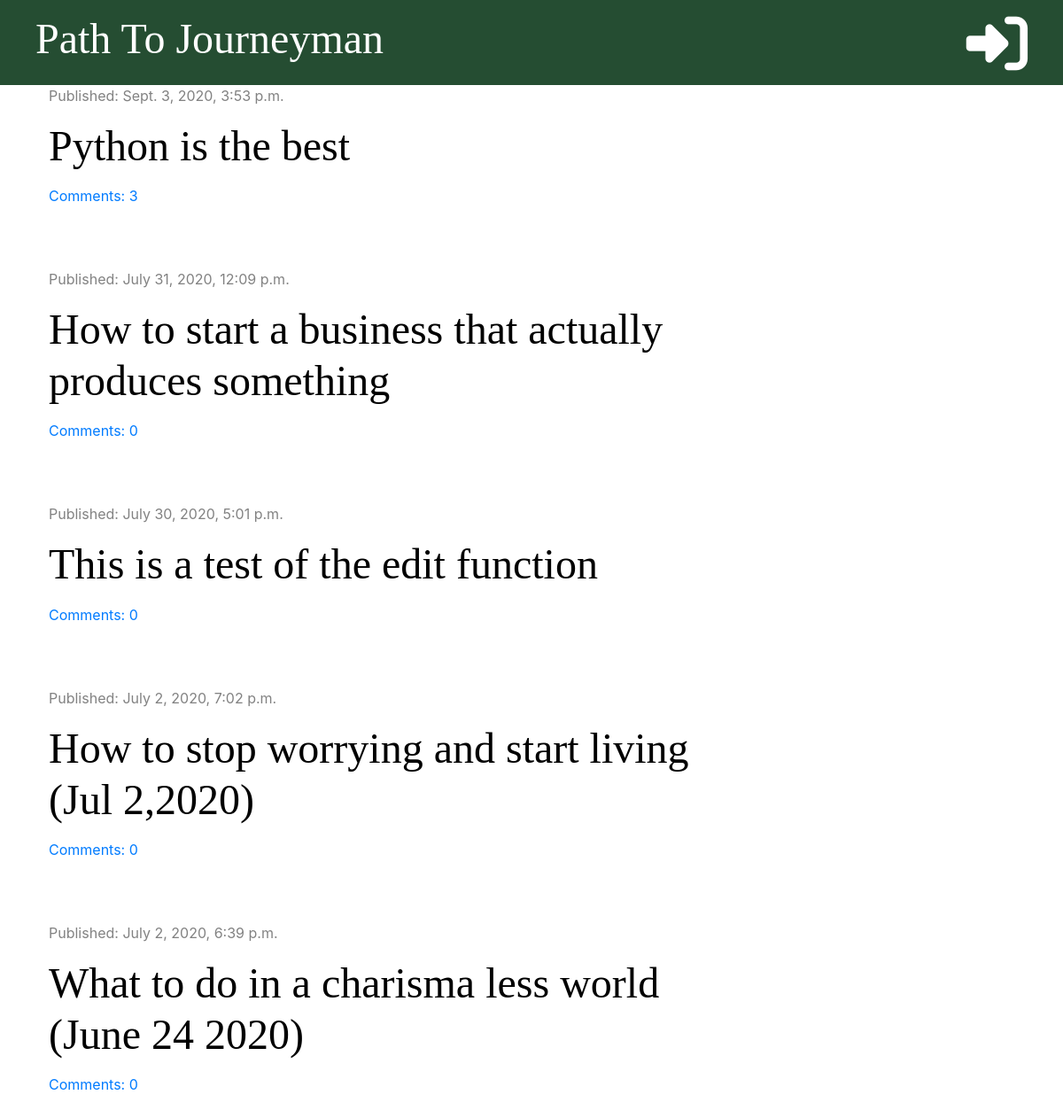
Before: / with the older database file.
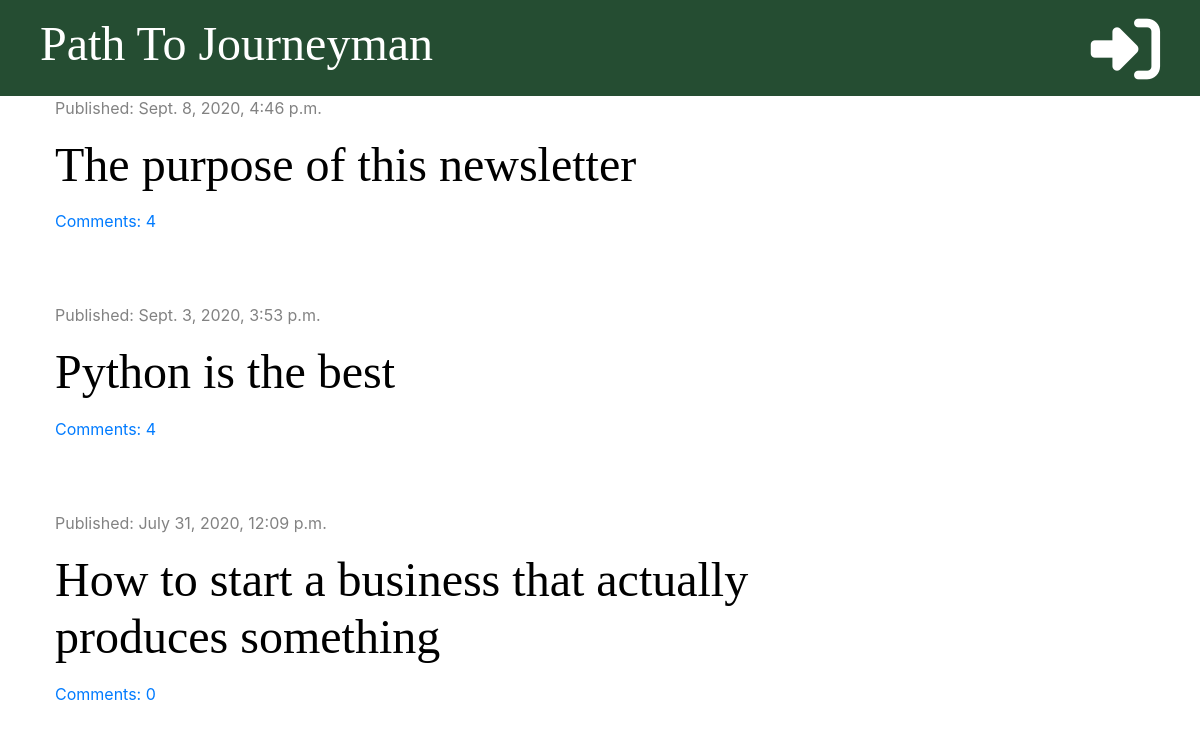
After: the same page with the newer database file.
### blog/models.py (models this page shows, shortened)
class Post(models.Model):
    author = models.ForeignKey('auth.User', on_delete=models.CASCADE)
    title = models.CharField(max_length=200)
    text = models.TextField()
    created_date = models.DateTimeField(default=timezone.now)
    published_date = models.DateTimeField(blank=True, null=True)
    def approved_comments(self):
        return self.comments.filter(approved=True)

### blog/views.py (the view)
# urls.py: path('', views.post_list, name='post_list'),
def post_list(request):
    posts = Post.objects.filter(published_date__lte=timezone.now()).order_by('-published_date')
    stuff_for_frontend = {'posts': posts}
    return render(request, 'blog/post_list.html', stuff_for_frontend)

### blog/templatetags/markdownify.py (called while the page is built)
@register.filter
def markdown(value):
    renderer = HighlightRenderer()
    markdown = mistune.Markdown(renderer=renderer)
    return markdown(value)

### blog/templates/blog/post_list.html (shortened to what this page needs)
{% extends 'blog/base.html' %}
{% load markdownify %}
{% block content %}
    {% for post in posts %}
        <div class="post">
            <div class="date">
                <p>Published: {{ post.published_date }}</p>
            </div>
            <h1><a href="{% url 'post_detail' pk=post.pk %}">{{ post.title }}</a></h1>
            <a href="{% url 'post_detail' pk=post.pk %}">Comments: {{ post.approved_comments.count }}</a>
        </div>
    {% endfor %}
{% endblock %}

### blog/templates/blog/base.html (shortened to what this page needs)
{% load static %}
<!DOCTYPE html>
<html lang="en">
<head>
    <link rel="stylesheet" href="https://stackpath.bootstrapcdn.com/bootstrap/4.5.0/css/bootstrap.min.css">
    <link rel="stylesheet" href="{% static 'css/blog.css' %}">
    <link rel="stylesheet" href="{% static 'css/zenburn.css' %}">
</head>
<body>
<div class="page-header">
    {% if user.is_authenticated and user.is_superuser %}
        <a href="{% url 'post_draft_list' %}" class="top-menu"><i class="fas fa-pencil-ruler fa-2x"></i></a>
        <a href="{% url 'post_new' %}" class="top-menu"><i class="far fa-plus-square fa-2x"></i></a>
        <p class="top-menu">Hello, {{ user.username }} <small>(<a href="{% url 'logout' %}">Log out</a>)</small></p>
    {% elif user.is_authenticated %}
        <p class="top-menu">Hello, {{ user.username }} <small>(<a href="{% url 'logout' %}">Log out</a>)</small></p>
    {% else %}
        <a href="{% url 'login' %}" class="top-menu"><i class="fas fa-sign-in-alt fa-2x"></i></a>
    {% endif %}
    <h1><a href="{% url "post_list" %}">Path To Journeyman</a></h1>
</div>
<div class="content container">
    <div class="row">
        <div class="col-md-8">
            {% block content %}
            {% endblock %}
        </div>
    </div>
</div>
</body>
</html>

### blog/static/css/blog.css (style rules this page uses)
.page-header { background-color: #254d32; margin-top: 0; padding: 15px 20px 15px 40px; }
.page-header h1, .page-header h1 a { color: #FFFFFF; font:-size: 36pt; text-decoration: none; }
.content { margin-left: 40px; }
h1, h2, h3, h4 { font-family: 'Cormorant Garamond', serif; font-size: 48px; }
.date { color: #828282; }
.post { margin-bottom: 70px; }
.post h1 a { color: #000000; }
.top-menu, .top-menu:hover { color: #ffffff; float: right; font-size: 26pt; margin-right: 20px; }

Changed rows visible on the page:
removed Post: published_date "July 30, 2020, 5:01 p.m.", title "This is a test of the edit function", approved_comments.count "0"
removed Post: published_date "July 2, 2020, 7:02 p.m.", title "How to stop worrying and start living (Jul 2,2020)", approved_comments.count "0"
removed Post: published_date "July 2, 2020, 6:39 p.m.", title "What to do in a charisma less world (June 24 2020)", approved_comments.count "0"
added Post: published_date "Sept. 8, 2020, 4:46 p.m.", title "The purpose of this newsletter", approved_comments.count "4"
changed Post "Python is the best": approved_comments.count "3" → "4"
